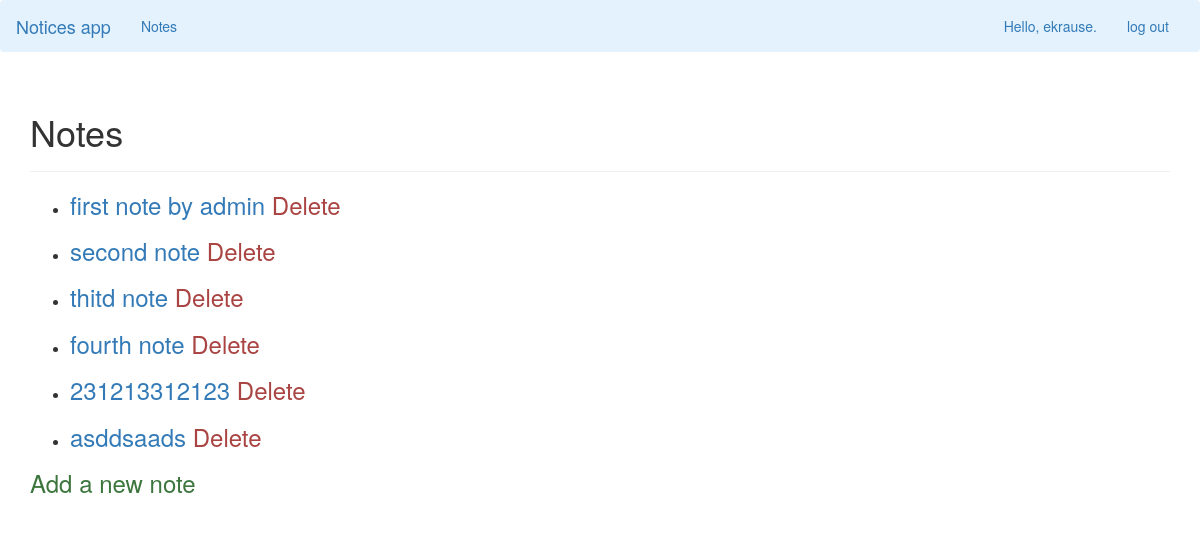
/notes/ (signed in), run on an earlier commit of the app's database.
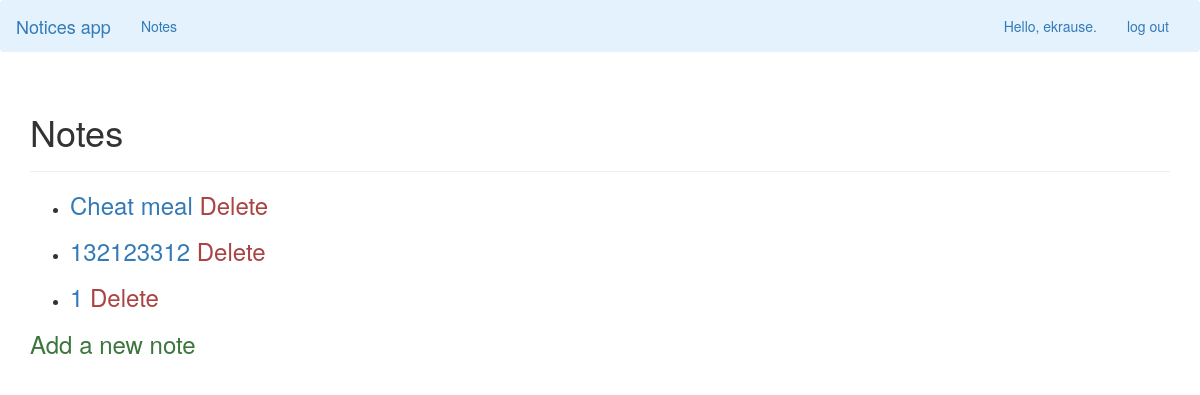
And on a later commit of the database.
### notices/models.py (models this page shows)
class Note(models.Model):
    text = models.CharField(max_length=600)
    date_added = models.DateTimeField(auto_now_add=True)
    owner = models.ForeignKey(User, on_delete=models.CASCADE)
    def __str__(self):
        return self.text

### notices/views.py (the view)
# urls.py: path('notes/', views.notes, name='notes'),
@login_required
def notes(request):
    notes = Note.objects.filter(owner=request.user).order_by('date_added')
    context = {'notes': notes}
    return render(request, 'notices/notes.html', context)

### notices/templates/notices/notes.html
{% extends "notices/base.html" %}
{% load bootstrap3 %}
{% block header %}
  <h1>Notes</h1>
{% endblock header %}
{% block content %}
  <ul>
    {% for note in notes %}
      <li>
        <h3>
          <a href="{% url 'notices:note' note.id %}">{{ note }}</a>
          <a href="{% url 'notices:delete_note' note.id %}" class="text-danger">Delete</a>
        </h3>
      </li>
    {% empty %}
      <li>No notes have been added yet.</li>
    {% endfor %}
  </ul>
    <h3>
      <a href="{% url 'notices:new_note' %}" class="text-success">Add a new note</a>
    </h3>
{% endblock content %}

### notices/templates/notices/base.html (shortened to what this page needs)
{% load bootstrap3 %}
<!DOCTYPE html>
<html lang="en">
  <head>
    {% bootstrap_css %}
  </head>
  <body>
    <nav class="navbar navbar-dark bg-dark" style="background-color: #e3f2fd;">
      <div class="container-fluid">
        <div class="navbar-header">
          <a class="navbar-brand" href="{% url 'notices:index' %}">
            Notices app</a>
        </div>
        <div id="navbar" class="navbar-collapse collapse">
          <ul class="nav navbar-nav">
            <li><a href="{% url 'notices:notes' %}">Notes</a></li>
          </ul>
          <ul class="nav navbar-nav navbar-right">
            {% if user.is_authenticated %}
              <li><a>Hello, {{ user.username }}.</a></li>
              <li><a href="{% url 'users:logout' %}">log out</a></li>
            {% else %}
              <li><a href="{% url 'users:register' %}">register</a></li>
              <li><a href="{% url 'users:login' %}">log in</a></li>
            {% endif %}
          </ul>
        </div>
      </div>
    </nav>
    <div class="container">
      <div class="page-header">
        {% block header %}{% endblock header %}
      </div>
      <div>
        {% block content %}{% endblock content %}
      </div>
    </div>
  </body>
</html>

What changed in the data, as far as the page shows it:
removed Note: text "first note by admin"
removed Note: text "second note"
removed Note: text "thitd note"
removed Note: text "fourth note"
removed Note: text "231213312123"
removed Note: text "asddsaads"
added Note: text "Cheat meal"
added Note: text "132123312"
added Note: text "1"
